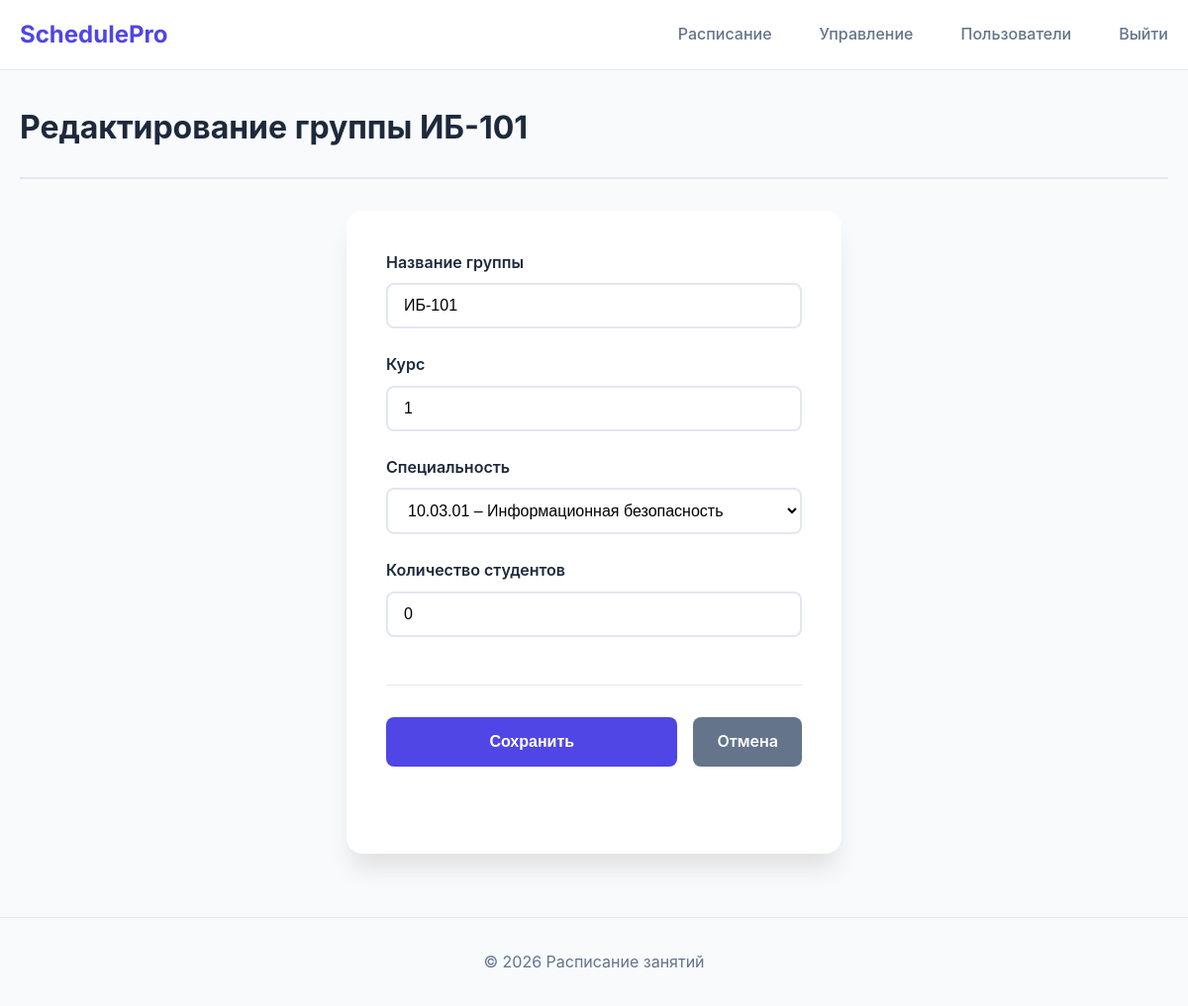
Page /manager/group/37/edit (signed in) on the committed database.
### models.py (models this page shows, shortened)
class Group(db.Model):
    __tablename__ = 'groups'
    id = db.Column(db.Integer, primary_key=True)
    name = db.Column(db.String(50), nullable=False)
    course = db.Column(db.Integer, nullable=False, default=1)
    specialty_id = db.Column(db.Integer, db.ForeignKey('specialties.id'), nullable=False)
    student_count = db.Column(db.Integer, default=0, nullable=False)   # количество обучающихся
    lessons = db.relationship('Lesson', back_populates='group', lazy=True, cascade='all, delete-orphan')

class Specialty(db.Model):
    __tablename__ = 'specialties'
    id = db.Column(db.Integer, primary_key=True)
    code = db.Column(db.String(20), nullable=False, unique=True)
    name = db.Column(db.String(200), nullable=False)
    groups = db.relationship('Group', backref='specialty', lazy=True, cascade='all, delete-orphan')
    teachers = db.relationship('User', secondary=teacher_specialties, back_populates='specialties')  # <-- добавлено

### app.py (the view, shortened to what this page needs)
@app.route('/manager/group/<int:group_id>/edit', methods=['GET', 'POST'])
@login_required
def manager_group_edit(group_id):
    if not current_user.is_manager() and not current_user.is_admin():
        flash('Доступ запрещён', 'danger')
        return redirect(url_for('index'))
    group = Group.query.get_or_404(group_id)
    specialties = Specialty.query.order_by(Specialty.code).all()
    return render_template('manager_group_edit.html', group=group, specialties=specialties)

### app.py (called while the page is built)
@login_manager.user_loader
def load_user(user_id):
    return User.query.get(int(user_id))

### models.py (called while the page is built)
    def is_admin(self):
        return self.role == 'admin'

    def is_manager(self):
        return self.role == 'manager'

    def is_teacher(self):
        return self.role == 'teacher'

    def is_student(self):
        return self.role == 'student'

### templates/manager_group_edit.html (shortened to what this page needs)
{% extends "base.html" %}
{% block content %}
<div class="container">
    <div class="schedule-header">
        <h1>Редактирование группы {{ group.name }}</h1>
    </div>
    <div class="selection-card">
        <form method="POST">
            <div class="form-group">
                <label for="name">Название группы</label>
                <input type="text" class="form-control" id="name" name="name" value="{{ group.name }}" required>
            </div>
            <div class="form-group">
                <label for="course">Курс</label>
                <input type="number" class="form-control" id="course" name="course" value="{{ group.course }}" min="1" max="6" required>
            </div>
            <div class="form-group">
                <label for="specialty_id">Специальность</label>
                <select class="form-control" id="specialty_id" name="specialty_id" required>
                    {% for spec in specialties %}
                    <option value="{{ spec.id }}" {% if group.specialty_id == spec.id %}selected{% endif %}>
                        {{ spec.code }} – {{ spec.name }}
                    </option>
                    {% endfor %}
                </select>
            </div>
            <div class="form-group">
                <label for="student_count">Количество студентов</label>
                <input type="number" class="form-control" id="student_count" name="student_count" value="{{ group.student_count }}" min="0" required>
            </div>
            <div class="actions">
                <button type="submit" class="btn btn-primary">Сохранить</button>
                <a href="{{ url_for('manager_groups_list') }}" class="btn btn-secondary">Отмена</a>
            </div>
        </form>
    </div>
</div>
{% endblock %}

### static/style.css (style rules this page uses)
:root { --primary: #4f46e5; --primary-dark: #4338ca; --secondary: #64748b; --success: #10b981; --warning: #f59e0b; --danger: #ef4444; --background: #f8fafc; --surface: #ffffff; --text-primary: #1e293b; --text-secondary: #64748b; --border: #e2e8f0; --shadow: 0 4px 6px -1px rgba(0, 0, 0, 0.1); --shadow-lg: 0 20px 25px -5px rgba(0, 0, 0, 0.1); }
* { margin: 0; padding: 0; box-sizing: border-box; }
body { font-family: 'Inter', -apple-system, BlinkMacSystemFont, sans-serif; background: var(--background); color: var(--text-primary); line-height: 1.6; }
.container { max-width: 1200px; margin: 0 auto; padding: 0 20px; }
.selection-card { background: var(--surface); border-radius: 16px; padding: 2.5rem; box-shadow: var(--shadow-lg); max-width: 500px; margin: 0 auto 4rem; }
.form-group { margin-bottom: 1.5rem; }
.form-group label { display: block; font-weight: 600; margin-bottom: 0.5rem; color: var(--text-primary); }
.form-control { width: 100%; padding: 0.75rem 1rem; border: 2px solid var(--border); border-radius: 8px; font-size: 1rem; transition: all 0.2s; background: var(--surface); }
.btn { display: inline-flex; align-items: center; justify-content: center; padding: 0.75rem 1.5rem; border-radius: 8px; font-weight: 600; font-size: 1rem; cursor: pointer; transition: all 0.2s; border: none; text-decoration: none; }
.btn-primary { background: var(--primary); color: white; width: 100%; }
.btn-secondary { background: var(--secondary); color: white; }
.schedule-header { display: flex; justify-content: space-between; align-items: flex-start; margin: 2rem 0; padding-bottom: 1.5rem; border-bottom: 2px solid var(--border); }
.actions { display: flex; gap: 1rem; justify-content: center; margin: 3rem 0; padding-top: 2rem; border-top: 1px solid var(--border); }

### rows in the picture
Group: name "ИБ-101", course "1", specialty_id "10.03.01 – Информационная безопасность", student_count "0"
